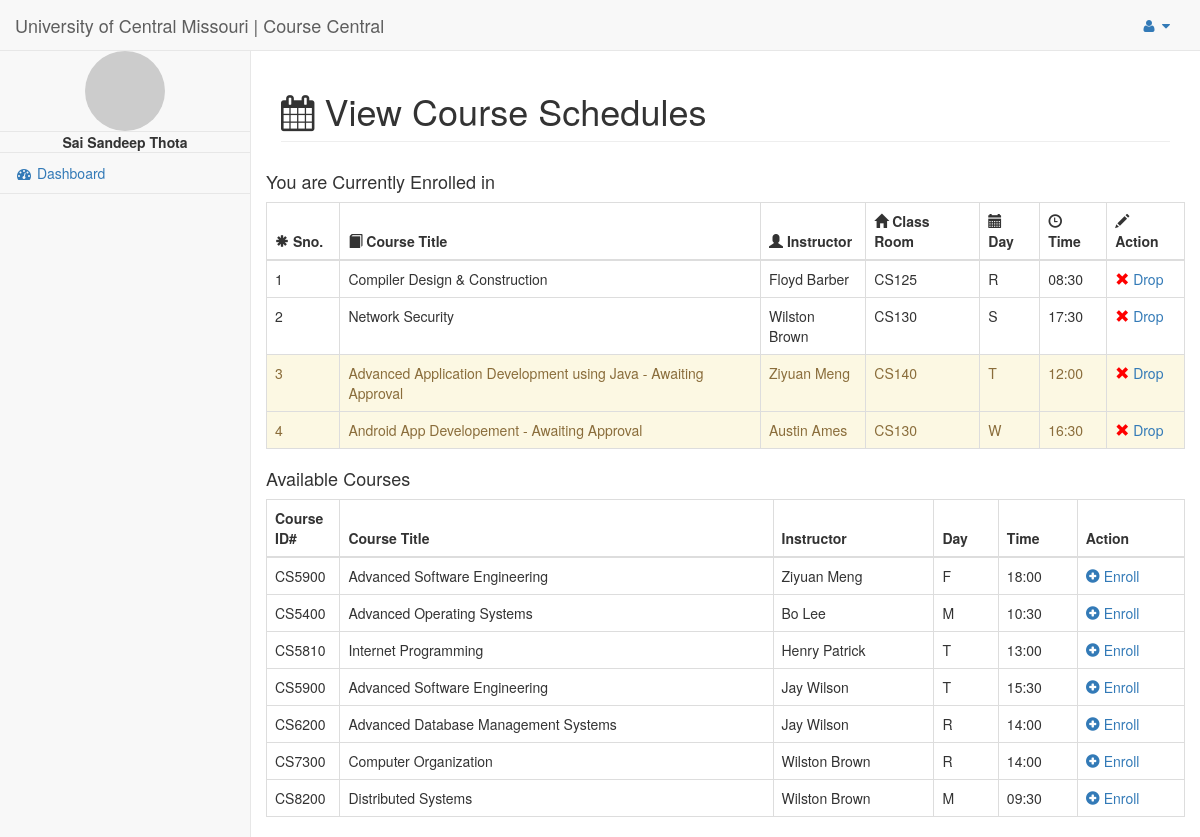
The page /univ/ViewSchedules.php (signed in) on the database its author committed.
### tables this page shows
CREATE TABLE IF NOT EXISTS `users` (
  `id` int(11) NOT NULL,
  `username` varchar(255) NOT NULL,
  `first_name` varchar(255) NOT NULL,
  `last_name` varchar(255) NOT NULL,
  `password` varchar(255) NOT NULL,
  `role` varchar(255) NOT NULL,
  `email` varchar(255) NOT NULL,
  `location` varchar(255) NOT NULL
);

CREATE TABLE IF NOT EXISTS `courses_enrolled` (
  `id` int(11) NOT NULL,
  `sid` int(11) NOT NULL,
  `cid` int(11) NOT NULL,
  `classid` int(11) NOT NULL,
  `status` int(11) NOT NULL DEFAULT '0'
);

CREATE TABLE IF NOT EXISTS `courses` (
  `id` int(11) NOT NULL,
  `course_id` varchar(255) NOT NULL,
  `course_title` varchar(255) NOT NULL
);

CREATE TABLE IF NOT EXISTS `course_classes` (
  `id` int(11) NOT NULL,
  `cid` int(11) NOT NULL,
  `classroom` varchar(255) NOT NULL,
  `day` varchar(255) NOT NULL,
  `time` varchar(255) NOT NULL,
  `instructor` varchar(255) NOT NULL,
  `semester` varchar(255) NOT NULL,
  `class_strength` int(11) NOT NULL
);

### univ/CheckLogin.php (called while the page is built, shortened)
<?php
if(!isset($_SESSION['user'])) {
	header("Location:login.php");
}
else {
	$user = $_SESSION['user'];
}
?>

### univ/ViewSchedules.php (the view, shortened to what this page needs)
<?php
require("connect.php");
require("CheckLogin.php");
?>
<!DOCTYPE html>
<html lang="en">
<head>
    <link href="bower_components/bootstrap/dist/css/bootstrap.min.css" rel="stylesheet">
    <link href="bower_components/metisMenu/dist/metisMenu.min.css" rel="stylesheet">
    <link href="dist/css/timeline.css" rel="stylesheet">
    <link href="dist/css/sb-admin-2.css" rel="stylesheet">
    <link href="bower_components/morrisjs/morris.css" rel="stylesheet">
    <link href="bower_components/font-awesome/css/font-awesome.min.css" rel="stylesheet" type="text/css">
</head>
<body>
    <div id="wrapper">
<?php
$sql = "SELECT * FROM users WHERE username = '$user'";
$record = $mysqli->query($sql);
while($row = $record->fetch_array()) {
    $uid = $row['id'];
    $first_name = $row['first_name'];
    $last_name = $row['last_name'];
    $role = $row['role'];
    $email = $row['email'];
}
?>
<?php include("nav.php");?>
        <div id="page-wrapper">
            <div class="row">
                <div class="col-lg-12">
                    <h1 class="page-header"><i class="fa fa-calendar"></i> View Course Schedules</h1>
                </div>
            </div>
            <div class="row">
                <?php
                    if($role=="student") {?>
                    <div class="row">
                                    <div class="col-lg-12 col-md-12">
                                        <h4>You are Currently Enrolled in</h4>
                                        <table class="table table-bordered table-hover">
                                            <thead>
                                                <th><i class="glyphicon glyphicon-asterisk"></i> Sno.</th>
                                                <th><i class="glyphicon glyphicon-book"></i> Course Title</th>
                                                <th><i class="glyphicon glyphicon-user"></i> Instructor</th>
                                                <th><i class="glyphicon glyphicon-home"></i> Class Room</th>
                                                <th><i class="glyphicon glyphicon-calendar"></i> Day</th>
                                                <th><i class="glyphicon glyphicon-time"></i> Time</th>
                                                <th><i class="glyphicon glyphicon-pencil"></i> Action</th>
                                            </thead>
<?php
$orders = "SELECT * FROM courses_enrolled WHERE sid='$uid'";
$currentOrders = $mysqli->query($orders);
$coursesList="";
?>
                                            <tbody>
                                                <?php
                                                $i=0;
                                                while($row = $currentOrders->fetch_array()) {
                                                $i++;
                                                ?>
                                                <tr <?php if($row['status']==0) {?>class="alert alert-warning"<?php }?>>
                                                    <?php
                                                    $EnrolledCID = $row['cid'];?>
                                                    <td width="8%"><?php echo $i;?></td>
<?php
$getCourseTitle = "SELECT * FROM course_classes WHERE id='$EnrolledCID'";
$getCourse = $mysqli->query($getCourseTitle);
                                                 while($courseDetails = $getCourse->fetch_array()) {
                                                    $courseID = $courseDetails['cid'];
                                                    $coursesList .= $courseID.",";
                                                    $getCourseDetails = "SELECT * FROM courses WHERE id='$courseID'";
                                                    $CourseTitleQ = $mysqli->query($getCourseDetails);
                                                    while($CourseTitle = $CourseTitleQ->fetch_array()) {
                                                    ?>
                                                        <td><?php echo $CourseTitle['course_title'];?> <?php if($row['status']==0) {?> - Awaiting Approval<?php } ?></td>
                                                    <?php } ?>
                                                    <td><?php echo $courseDetails['instructor'];?></td>
                                                    <td><?php echo $courseDetails['classroom'];?></td>
                                                    <td><?php echo $courseDetails['day'];?></td>
                                                    <td><?php echo $courseDetails['time'];?></td>
                                                    <td><a href="Disenroll.php?id=<?php echo $EnrolledCID;?>&cid=<?php echo $courseID; ?>"> <i class="glyphicon glyphicon-remove" style="color:red"></i> Drop</a></td>
                                                    <?php } ?>
                                                <?php }?>
                                                </tr>
                                            </tbody>
                                        </table>
                                        <h4>Available Courses</h4>
                                        <table class="table table-bordered table-hover">
                                            <thead>
                                                <th>Course ID#</th>
                                                <th>Course Title</th>
                                                <th>Instructor</th>
                                                <th>Day</th>
                                                <th>Time</th>
                                                <th>Action</th>
                                            </thead>
<?php
if(!empty($coursesList)) {
    $coursesList = substr($coursesList,0,strlen($coursesList)-1);
    $courses = "SELECT * FROM course_classes where cid NOT IN ($coursesList)";
}
else {
    $courses = "SELECT * FROM course_classes";
}
$coursesData = $mysqli->query($courses) or trigger_error($mysqli->error."[$courses]");;
?>
                                            <tbody>
                                                <?php while($row = $coursesData->fetch_array()) {?>
                                                <tr>
                                                    <?php
                                                    $CID = $row['cid'];
                                                    $CourseMeta = "SELECT * FROM courses WHERE id='$CID'";
                                                    $getCourseMetaQ = $mysqli->query($CourseMeta);
                                                    while($getCourseMeta = $getCourseMetaQ->fetch_array()) {
                                                    ?>
                                                    <td width="8%"><?php echo $getCourseMeta['course_id'];?></td>
                                                    <td><?php echo $getCourseMeta['course_title'];?></td>
                                                    <?php } ?>
                                                    <td><?php echo $row['instructor']; ?></td>
                                                    <td><?php echo $row['day'];?></td>
                                                    <td><?php echo $row['time'];?></td>
                                                    <td><a href="Enroll.php?id=<?php echo $row['id'];?>&cid=<?php echo $CID; ?>"><i class="glyphicon glyphicon-plus-sign"></i> Enroll</a></td>
                                                <?php } ?>
                                                </tr>
                                            </tbody>
                                        </table>
                                </div>
                    <?php }
                    else {
                    }
                ?>
            </div>
        </div>
    </div>
</body>
</html>

### univ/nav.php (shortened to what this page needs)
<nav class="navbar navbar-default navbar-static-top" role="navigation" style="margin-bottom: 0">
    <div class="navbar-header">
        <a class="navbar-brand" href="index.html">University of Central Missouri | Course Central</a>
    </div>
    <ul class="nav navbar-top-links navbar-right">
        <li class="dropdown">
            <a class="dropdown-toggle" data-toggle="dropdown" href="#">
                <i class="fa fa-user fa-fw"></i>  <i class="fa fa-caret-down"></i>
            </a>
        </li>
    </ul>
    <div class="navbar-default sidebar" role="navigation">
        <div class="sidebar-nav navbar-collapse">
            <ul class="nav" id="side-menu">
                <li class="text-center"><img src="http://www.gravatar.com/avatar/<?php echo md5($email); ?>" style="border-radius:40px"/></li>
                <li class="text-center"><strong><?php echo $first_name.' '.$last_name; ?></strong></li>
                <li>
                    <a href="dashboard.php"><i class="fa fa-dashboard fa-fw"></i> Dashboard</a>
                </li>
            </ul>
        </div>
    </div>
</nav>

### rows shown on the page
users: first_name "Sai Sandeep", last_name "Thota"
course_classes: instructor "Floyd Barber", classroom "CS125", day "R", time "08:30"
courses: course_title "Compiler Design & Construction"
course_classes: instructor "Wilston Brown", classroom "CS130", day "S", time "17:30"
courses: course_title "Network Security"
course_classes: instructor "Ziyuan Meng", classroom "CS140", day "T", time "12:00"
courses: course_title "Advanced Application Development using Java", shows "- Awaiting Approval"
course_classes: instructor "Austin Ames", classroom "CS130", day "W", time "16:30"
courses: course_title "Android App Developement", shows "- Awaiting Approval"
course_classes: instructor "Ziyuan Meng", day "F", time "18:00"
courses: course "CS5900", course_title "Advanced Software Engineering"
course_classes: instructor "Bo Lee", day "M", time "10:30"
courses: course "CS5400", course_title "Advanced Operating Systems"
course_classes: instructor "Henry Patrick", day "T", time "13:00"
courses: course "CS5810", course_title "Internet Programming"
course_classes: instructor "Jay Wilson", day "T", time "15:30"
course_classes: instructor "Jay Wilson", day "R", time "14:00"
courses: course "CS6200", course_title "Advanced Database Management Systems"
course_classes: instructor "Wilston Brown", day "R", time "14:00"
courses: course "CS7300", course_title "Computer Organization"
course_classes: instructor "Wilston Brown", day "M", time "09:30"
courses: course "CS8200", course_title "Distributed Systems"
